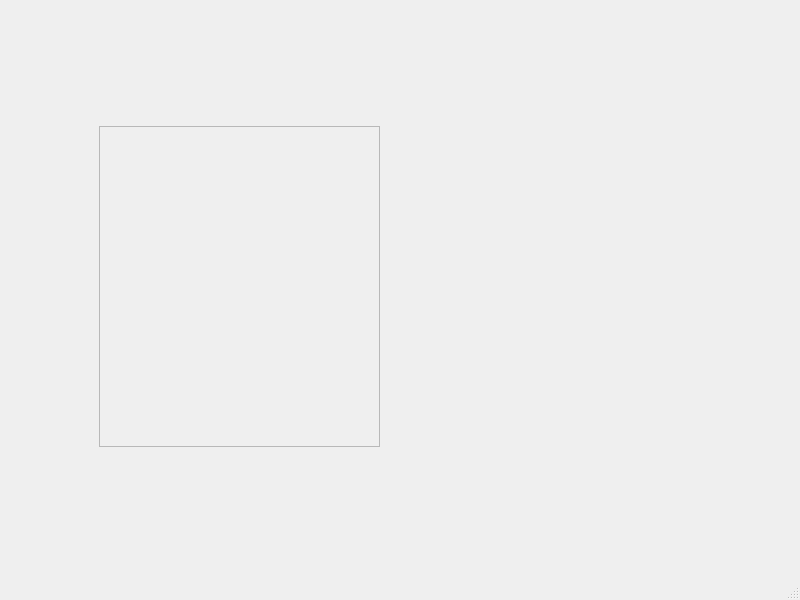
<?xml version="1.0" encoding="UTF-8"?>
<ui version="4.0">
 <class>MainWindow</class>
 <widget class="QMainWindow" name="MainWindow">
  <property name="geometry">
   <rect>
    <x>0</x>
    <y>0</y>
    <width>800</width>
    <height>600</height>
   </rect>
  </property>
  <property name="windowTitle">
   <string>MainWindow</string>
  </property>
  <widget class="QWidget" name="centralwidget">
   <widget class="QScrollArea" name="scrollArea">
    <property name="geometry">
     <rect>
      <x>99</x>
      <y>126</y>
      <width>281</width>
      <height>321</height>
     </rect>
    </property>
    <property name="widgetResizable">
     <bool>true</bool>
    </property>
    <widget class="QWidget" name="scrollAreaWidgetContents">
     <property name="geometry">
      <rect>
       <x>0</x>
       <y>0</y>
       <width>279</width>
       <height>319</height>
      </rect>
     </property>
    </widget>
   </widget>
  </widget>
  <widget class="QMenuBar" name="menubar">
   <property name="geometry">
    <rect>
     <x>0</x>
     <y>0</y>
     <width>800</width>
     <height>26</height>
    </rect>
   </property>
  </widget>
  <widget class="QStatusBar" name="statusbar"/>
 </widget>
 <resources/>
 <connections/>
</ui>
